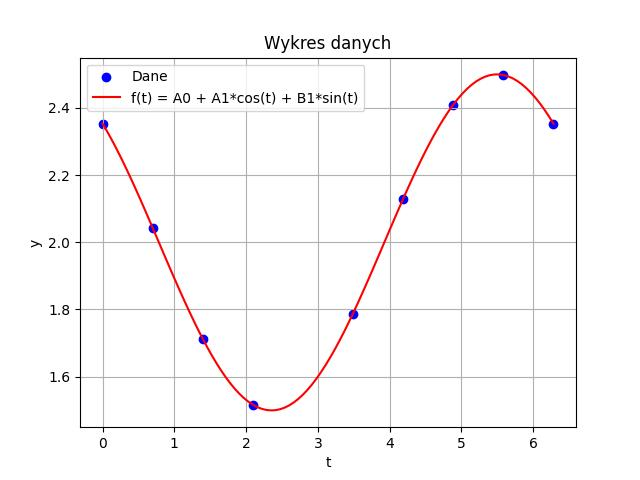

This figure's Python source:
import numpy as np
import matplotlib.pyplot as plt

# Dane wejściowe
t = np.array([0.000, 0.698, 1.396, 2.094, 3.490, 4.188, 4.886, 5.585, 6.283])
y = np.array([2.353, 2.043, 1.713, 1.517, 1.788, 2.129, 2.409, 2.498, 2.353])

# Wykres punktowy
plt.scatter(t, y, color='blue', label='Dane')
plt.xlabel('t')
plt.ylabel('y')
plt.title('Wykres danych')

# Aproksymacja funkcji
A = np.vstack([np.ones(len(t)), np.cos(t), np.sin(t)]).T
coefficients, residuals, _, _ = np.linalg.lstsq(A, y, rcond=None)

A0 = coefficients[0]
A1 = coefficients[1]
B1 = coefficients[2]

# Wyliczanie amplitudy
C = np.sqrt(A1**2 + B1**2)

# Wyliczanie kąta przesunięcia fazowego
if A1 < 0:
    theta = np.arctan(-B1 / A1) + np.pi
else:
    theta = np.arctan(-B1 / A1)


# Funkcja aproksymująca
def f(t): return A0 + A1 * np.cos(t) + B1 * np.sin(t)


# Linia funkcji aproksymującej
t_line = np.linspace(0, 2 * np.pi, 100)
y_line = f(t_line)
plt.plot(t_line, y_line, color='red',
         label='f(t) = A0 + A1*cos(t) + B1*sin(t)')

plt.legend()
plt.grid(True)
plt.show()

# Wyświetlanie wyników
print("Wartość średnia A0:", A0)
print("Amplituda C:", C)
print("Kąt przesunięcia fazowego θ:", theta)
